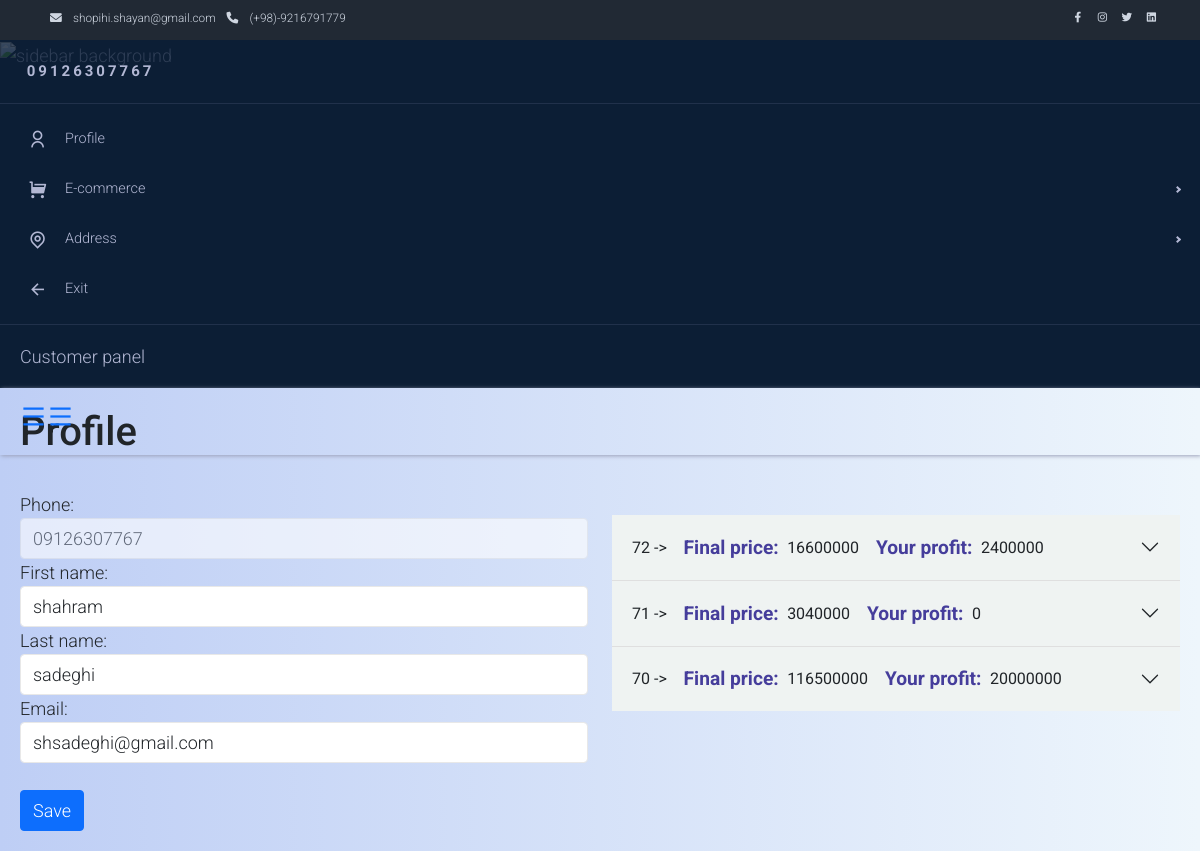
Before: /en/customers/profile/ (signed in) with the older database file.
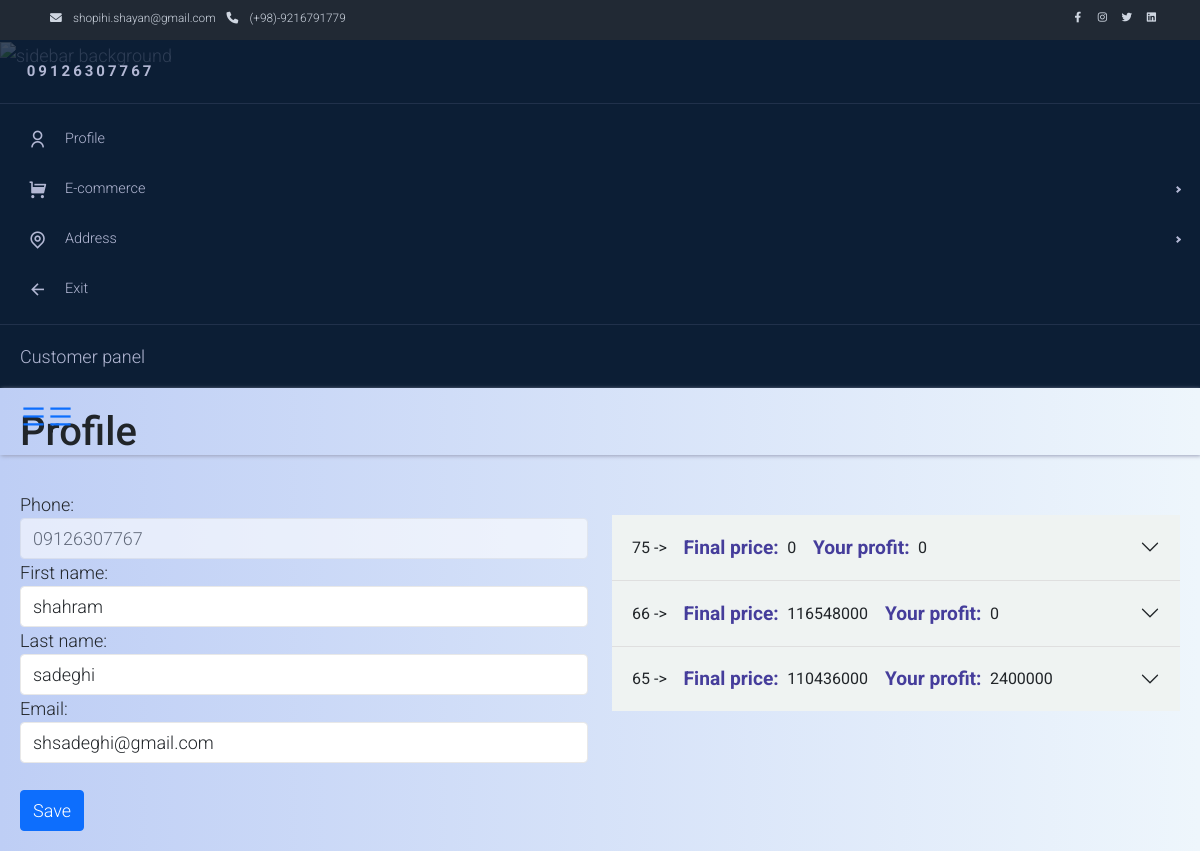
After: the same page with the newer database file.
### core/models.py (models this page shows, shortened)
class User(AbstractUser):
    phone = models.CharField(max_length=13, unique=True,verbose_name=_('Phone Number'),
                             help_text=_('Phone number used as username'))
    USERNAME_FIELD = 'phone'
    objects = MyUserManager()
    class Meta:
        verbose_name = _('User')
        verbose_name_plural = _('Users')

### orders/models.py (models this page shows, shortened)
class Cart(BaseModel):
    total_price = models.PositiveIntegerField(default=0, verbose_name=_('Total Price'), null=True, blank=True, )
    final_price = models.PositiveIntegerField(default=0, verbose_name=_('Final Price'), null=True, blank=True, )
    off_code = models.ForeignKey('OffCode', on_delete=models.CASCADE, related_name='carts', null=True, blank=True,
                                 verbose_name=_('Off Code'))
    customer = models.ForeignKey(Customer, on_delete=models.RESTRICT, related_name='ccarts', verbose_name=_('Customer'))
    address = models.ForeignKey(to=Address, on_delete=models.SET_NULL, related_name='acarts', verbose_name=_('Address'),
                                null=True, blank=True)
    open = models.BooleanField(default=True)
    @property
    def profit(self):
        return self.total_price - self.final_price
    class Meta:
        index_together = [('customer', 'created'),
                          ('off_code', 'customer')]
        ordering = ('-created',)
        verbose_name = _('Cart')
        verbose_name_plural = _('Carts')

### customers/views.py (the view, shortened to what this page needs)
# urls.py: path('profile/', views.CustomerProfileView.as_view(), name='profile'),
class CustomerProfileView(LoginRequiredMixin, View):
    info_user_form_class = CustomerForm
    def get(self, request, *args, **kwargs):
        CartItem.remove_loaded_items_key(request)
        user = request.user
        customer = Customer.objects.get(user=user)
        carts = customer.ccarts.all()
        user_info = {
            'phone': user.phone,
            'first_name': user.first_name,
            'last_name': user.last_name,
            'email': user.email
        }
        form = self.info_user_form_class(initial=user_info)
        categories = Category.objects.all()
        context = {
            'form': form,
            'categories': categories,
            'customer': customer,
            'carts': carts,
        }
        return render(request, 'customers/profile.html', context)

### customers/forms.py
class CustomerForm(forms.Form):
    phone = forms.CharField(max_length=100,
                            widget=forms.TextInput(attrs={'placeholder': 'Phone',
                                                          'class': 'form-control'}))
    first_name = forms.CharField(max_length=100, widget=forms.TextInput(attrs={'placeholder': 'First name',
                                                                               'class': 'form-control'}))
    last_name = forms.CharField(max_length=100, widget=forms.TextInput(attrs={'placeholder': 'Last name',
                                                                              'class': 'form-control'}))
    email = forms.EmailField(max_length=100,
                             widget=forms.TextInput(attrs={'placeholder': 'Email',
                                                           'class': 'form-control'}))

### core/custom_context_processor.py (called while the page is built)
def category_renderer(request):
    return {
        'categories': Category.objects.all(),
    }

### core/manager.py (called while the page is built)
    def get_queryset(self):
        return super().get_queryset().filter(is_deleted=False)

### customers/models.py (called while the page is built)
    def __str__(self):
        return f"{self.state} | {self.city} | {self.extra_detail}"

### customers/templates/customers/profile.html (shortened to what the changed rows need)
{% extends 'layouts/__base.html' %}
{% load static %}
{% load i18n %}
{% block extra_head %}
    <link rel='stylesheet'
          href='https://unpkg.com/css-pro-layout@1.1.0/dist/css/css-pro-layout.css'>
    <link rel='stylesheet'
          href='https://cdn.jsdelivr.net/npm/remixicon@2.2.0/fonts/remixicon.css'>
    <link rel="stylesheet" href="{% static 'css/profile.css' %}">
{% endblock %}
{% block body_content %}
    <div class="layout has-sidebar fixed-sidebar fixed-header">
        {% include 'inc/_sidebar_profile.html' %}
        <div class="layout">
            <main class="content">
                <div>
                    <h1>{% trans 'Profile' %}</h1>
                    <br>
                    <div class="row">
                        <form action="" method="post" class="form-group col-lg-6 col-sm-12" novalidate>
                            {% for field in form %}
                                <div class="form-group">
                                    {{ field.label_tag }}
                                    {{ field }}
                                </div>
                            {% endfor %}
                            <br>
                        </form>
                        <div class="accordion accordion-flush mt-4 col-lg-6 col-sm-12" id="accordionFlushExample">
                            <div class="accordion-item">
                                <h2 class="accordion-header" id="flush-headingOne">
                                    <button class="accordion-button collapsed" type="button" data-bs-toggle="collapse" data-bs-target="#flush-collapseOne" aria-expanded="false" aria-controls="flush-collapseOne">
                                        {% for cart in carts|slice:":1" %}
                                            {{ cart.id }} -> <pre>  </pre><span class="label2">{% trans 'Final price' %}: </span><pre> </pre>
                                            {{ cart.final_price }}<pre>  </pre>
                                            <span class="label2">{% trans 'Your profit' %}: </span><pre> </pre>
                                            {{ cart.profit }}
                                        {% endfor %}
                                    </button>
                                </h2>
                            </div>
                            <div class="accordion-item">
                                <h2 class="accordion-header" id="flush-headingTwo">
                                    <button class="accordion-button collapsed" type="button" data-bs-toggle="collapse" data-bs-target="#flush-collapseTwo" aria-expanded="false" aria-controls="flush-collapseTwo">
                                        {% for cart in carts|slice:"1:2" %}
                                            {{ cart.id }} -> <pre>  </pre><span class="label2">{% trans 'Final price' %}: </span><pre> </pre>
                                            {{ cart.final_price }}<pre>  </pre>
                                            <span class="label2">{% trans 'Your profit' %}: </span><pre> </pre>
                                            {{ cart.profit }}
                                        {% endfor %}
                                    </button>
                                </h2>
                            </div>
                            <div class="accordion-item">
                                <h2 class="accordion-header" id="flush-headingThree">
                                    <button class="accordion-button collapsed" type="button" data-bs-toggle="collapse" data-bs-target="#flush-collapseThree" aria-expanded="false" aria-controls="flush-collapseThree">
                                        {% for cart in carts|slice:"2:3" %}
                                            {{ cart.id }} -> <pre>  </pre><span class="label2">{% trans 'Final price' %}: </span><pre> </pre>
                                            {{ cart.final_price }}<pre>  </pre>
                                            <span class="label2">{% trans 'Your profit' %}: </span><pre> </pre>
                                            {{ cart.profit }}
                                        {% endfor %}
                                    </button>
                                </h2>
                            </div>
                        </div>
                    </div>
                </div>
            </main>
        </div>
    </div>
{% endblock %}

### templates/inc/_sidebar_profile.html (shortened to what this page needs)
{% load static %}
<aside id="sidebar" class="sidebar break-point-lg has-bg-image">
    <div class="image-wrapper">
        <img src="https://user-images.githubusercontent.com/25878302/144499035-2911184c-76d3-4611-86e7-bc4e8ff84ff5.jpg" alt="sidebar background" />
    </div>
    <div class="sidebar-layout">
        <div class="sidebar-header">
        <span style="
                text-transform: uppercase;
                font-size: 15px;
                letter-spacing: 3px;
                font-weight: bold;
              ">
           {{ request.user.phone }}
        </span>
        </div>
        <div class="sidebar-content">
            <nav class="menu open-current-submenu">
                <ul>
                    <li class="menu-item">
                        <a href="{% url 'customers:profile' %}">
                                    <span class="menu-icon">
                                      <i class="ri-user-line"></i>
                                    </span>
                            <span class="menu-title">Profile</span>
                        </a>
                    </li>
                    <li class="menu-item sub-menu">
                        <a href="#">
                <span class="menu-icon">
                  <i class="ri-shopping-cart-fill"></i>
                </span>
                            <span class="menu-title">E-commerce</span>
                        </a>
                    </li>
                    <li class="menu-item sub-menu">
                        <a href="#">
                <span class="menu-icon">
                  <i class="ri-map-pin-line"></i>
                </span>
                            <span class="menu-title">Address</span>
                        </a>
                    </li>
                    <li class="menu-item">
                        <a href="{% url 'products:home' %}">
                <span class="menu-icon">
                  <i class="ri-arrow-left-line"></i>
                </span>
                            <span class="menu-title">Exit</span>
                        </a>
                    </li>
                </ul>
            </nav>
        </div>
        <div class="sidebar-footer"><span>Customer panel</span></div>
    </div>
</aside>

Changed rows visible on the page:
removed Cart: id "72", final_price "16600000", profit "2400000"
removed Cart: id "71", final_price "3040000", profit "0"
removed Cart: id "70", final_price "116500000", profit "20000000"
added Cart: id "75", final_price "0", profit "0"
now on this page (row unchanged): Cart: id "66", final_price "116548000", profit "0"
now on this page (row unchanged): Cart: id "65", final_price "110436000", profit "2400000"
